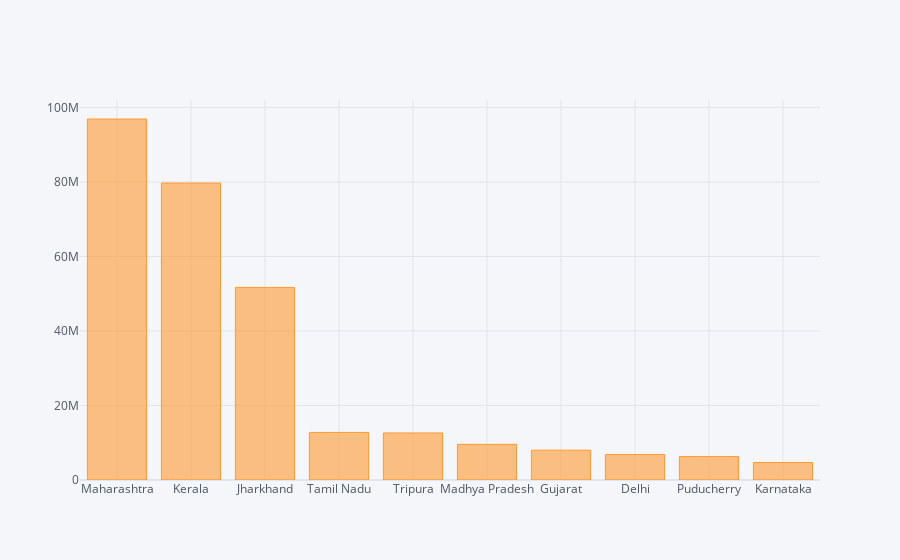

This figure's notebook cell:
### Markdown cell above
#positive cases rising in India

### Code cell
#pandas package is used to group here

df_positive=df_testing.groupby('State')['Positive'].sum().sort_values(ascending=False).reset_index()  
df_positive.head(10).iplot(kind='bar',x='State',y='Positive')

df_positive.plot('State','Positive')

### Figure 1 — Plotly figure (JSON) as saved in the notebook; plotly's stock layout.template omitted (floating-point values rounded to 4 significant figures)
{"data": [{"marker": {"color": "rgba(255, 153, 51, 0.6)", "line": {"color": "rgba(255, 153, 51, 1.0)", "width": 1}}, "name": "Positive", "orientation": "v", "text": "", "type": "bar", "x": ["Maharashtra", "Kerala", "Jharkhand", "Tamil Nadu", "Tripura", "Madhya Pradesh", "Gujarat", "Delhi", "Puducherry", "Karnataka"], "y": [96901583, 79723175, 51696495, 12772604, 12630766, 9584080, 8009517, 6848173, 6287323, 4701197]}], "layout": {"legend": {"bgcolor": "#F5F6F9", "font": {"color": "#4D5663"}}, "paper_bgcolor": "#F5F6F9", "plot_bgcolor": "#F5F6F9", "title": {"font": {"color": "#4D5663"}}, "xaxis": {"gridcolor": "#E1E5ED", "showgrid": true, "tickfont": {"color": "#4D5663"}, "title": {"font": {"color": "#4D5663"}, "text": ""}, "zerolinecolor": "#E1E5ED", "type": "category", "range": [-0.5, 9.5], "autorange": true}, "yaxis": {"gridcolor": "#E1E5ED", "showgrid": true, "tickfont": {"color": "#4D5663"}, "title": {"font": {"color": "#4D5663"}, "text": ""}, "zerolinecolor": "#E1E5ED", "type": "linear", "range": [0, 102000000.0], "autorange": true}, "autosize": true}}
